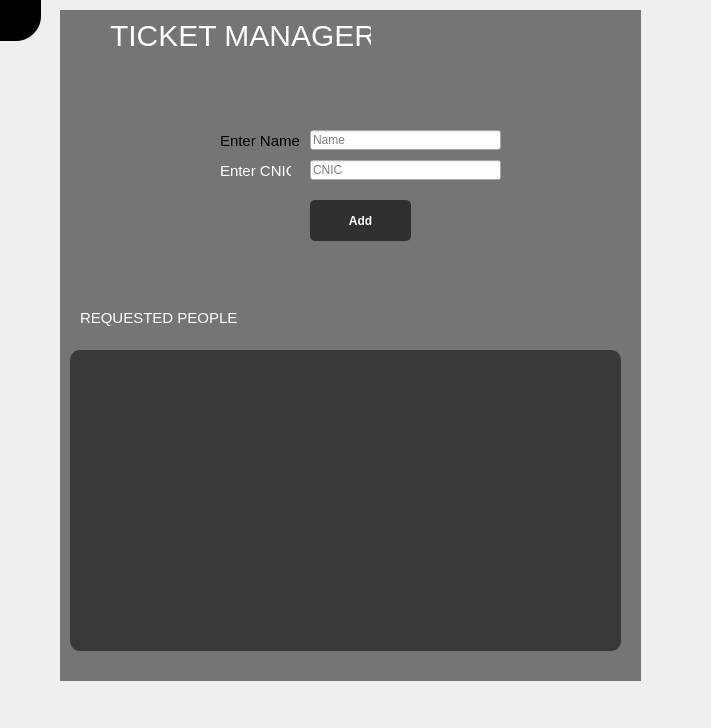
<?xml version="1.0" encoding="UTF-8"?>
<ui version="4.0">
 <class>Form</class>
 <widget class="QWidget" name="Form">
  <property name="geometry">
   <rect>
    <x>0</x>
    <y>0</y>
    <width>711</width>
    <height>728</height>
   </rect>
  </property>
  <property name="windowTitle">
   <string>Form</string>
  </property>
  <widget class="QLabel" name="label">
   <property name="geometry">
    <rect>
     <x>-10</x>
     <y>0</y>
     <width>721</width>
     <height>771</height>
    </rect>
   </property>
   <property name="text">
    <string/>
   </property>
   <property name="pixmap">
    <pixmap>../images/mn.jpg</pixmap>
   </property>
   <property name="scaledContents">
    <bool>true</bool>
   </property>
  </widget>
  <widget class="QTableWidget" name="tableWidget_2">
   <property name="geometry">
    <rect>
     <x>70</x>
     <y>350</y>
     <width>551</width>
     <height>301</height>
    </rect>
   </property>
   <property name="styleSheet">
    <string notr="true">background-color:rgba(0,0,0,130);
border-radius:10px;</string>
   </property>
  </widget>
  <widget class="QLineEdit" name="lineEdit_2">
   <property name="geometry">
    <rect>
     <x>310</x>
     <y>160</y>
     <width>191</width>
     <height>20</height>
    </rect>
   </property>
   <property name="placeholderText">
    <string>CNIC</string>
   </property>
  </widget>
  <widget class="QLabel" name="label_2">
   <property name="geometry">
    <rect>
     <x>80</x>
     <y>310</y>
     <width>181</width>
     <height>16</height>
    </rect>
   </property>
   <property name="styleSheet">
    <string notr="true">color:white;
font-size:15px;
</string>
   </property>
   <property name="text">
    <string>REQUESTED PEOPLE</string>
   </property>
  </widget>
  <widget class="QLineEdit" name="lineEdit">
   <property name="geometry">
    <rect>
     <x>310</x>
     <y>130</y>
     <width>191</width>
     <height>20</height>
    </rect>
   </property>
   <property name="placeholderText">
    <string>Name</string>
   </property>
  </widget>
  <widget class="QLabel" name="label_3">
   <property name="geometry">
    <rect>
     <x>60</x>
     <y>10</y>
     <width>581</width>
     <height>671</height>
    </rect>
   </property>
   <property name="styleSheet">
    <string notr="true">
  font-family: Arial,sans-serif;
  font-size: 13px;
  font-weight: bold;
	color:white;

background-color:rgba(0,0,0,130);
border-radius:0px;</string>
   </property>
   <property name="text">
    <string/>
   </property>
  </widget>
  <widget class="QPushButton" name="pushButton_4">
   <property name="geometry">
    <rect>
     <x>310</x>
     <y>200</y>
     <width>101</width>
     <height>41</height>
    </rect>
   </property>
   <property name="mouseTracking">
    <bool>true</bool>
   </property>
   <property name="styleSheet">
    <string notr="true">
QPushButton {
background-color:rgba(0,0,0,150);
  color: #ffffff;
  border: 1px solid grayrgb(50, 50, 50);
  border-radius: 5px;
  font-size: 12px;
  font-weight: bold;
 
  transition: all 0.3s ease-in-out;
}

QPushButton:hover {
  background-color: #555555;
  box-shadow: 0 0 20px #ffffff;  /* increased shadow size */
  transform: scale(1.1);  /* increased hover effect */
}

</string>
   </property>
   <property name="text">
    <string>Add</string>
   </property>
  </widget>
  <widget class="QLabel" name="label_4">
   <property name="geometry">
    <rect>
     <x>220</x>
     <y>130</y>
     <width>81</width>
     <height>21</height>
    </rect>
   </property>
   <property name="styleSheet">
    <string notr="true">font-size:15px;</string>
   </property>
   <property name="text">
    <string>Enter Name</string>
   </property>
  </widget>
  <widget class="QLabel" name="label_5">
   <property name="geometry">
    <rect>
     <x>220</x>
     <y>160</y>
     <width>71</width>
     <height>21</height>
    </rect>
   </property>
   <property name="styleSheet">
    <string notr="true">color:white;
font-size:15px;</string>
   </property>
   <property name="text">
    <string>Enter CNIC</string>
   </property>
  </widget>
  <widget class="QLabel" name="label_6">
   <property name="geometry">
    <rect>
     <x>110</x>
     <y>20</y>
     <width>261</width>
     <height>31</height>
    </rect>
   </property>
   <property name="styleSheet">
    <string notr="true">font-size:30px;
color:white;</string>
   </property>
   <property name="text">
    <string>TICKET MANAGER</string>
   </property>
  </widget>
  <widget class="QPushButton" name="pushButton_7">
   <property name="geometry">
    <rect>
     <x>0</x>
     <y>0</y>
     <width>41</width>
     <height>41</height>
    </rect>
   </property>
   <property name="mouseTracking">
    <bool>true</bool>
   </property>
   <property name="styleSheet">
    <string notr="true">
QPushButton {
background-color:rgba(0,0,0,500);
  color: #ffffff;
  border: 1px solid grayrgb(50, 50, 50);

  font-size: 12px;
  font-weight: bold;



  border-bottom-right-radius: 25px;
  transition: all 0.3s ease-in-out;
}

QPushButton:hover {
  background-color: #555555;
  box-shadow: 0 0 20px #ffffff;  /* increased shadow size */
  transform: scale(1.1);  /* increased hover effect */
}

</string>
   </property>
   <property name="text">
    <string/>
   </property>
   <property name="icon">
    <iconset>
     <normaloff>../images/back1.png</normaloff>../images/back1.png</iconset>
   </property>
   <property name="iconSize">
    <size>
     <width>20</width>
     <height>20</height>
    </size>
   </property>
  </widget>
  <zorder>label</zorder>
  <zorder>label_3</zorder>
  <zorder>tableWidget_2</zorder>
  <zorder>lineEdit_2</zorder>
  <zorder>label_2</zorder>
  <zorder>lineEdit</zorder>
  <zorder>pushButton_4</zorder>
  <zorder>label_4</zorder>
  <zorder>label_5</zorder>
  <zorder>label_6</zorder>
  <zorder>pushButton_7</zorder>
 </widget>
 <resources/>
 <connections/>
</ui>
